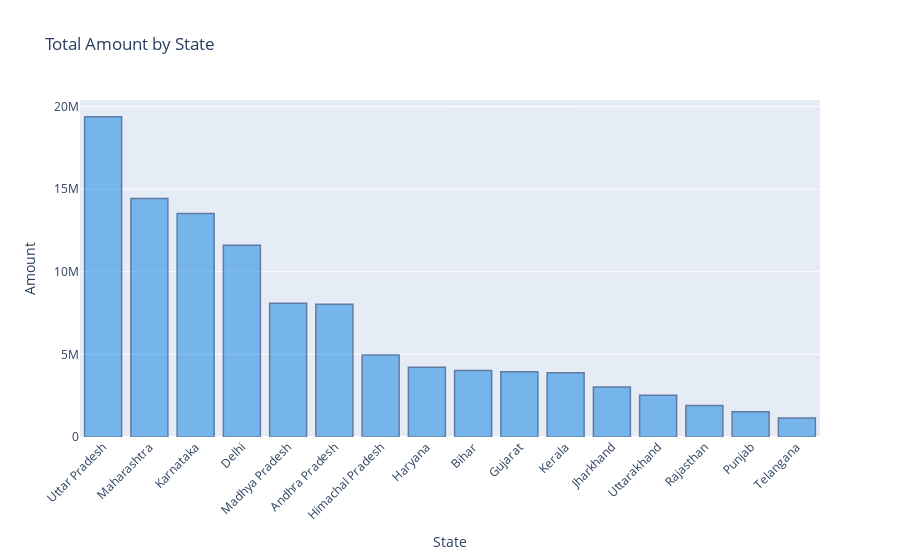

The notebook cell saved with this chart:
### Markdown cell above
# Interactive Graphs

### Code cell
data = df.groupby('State', as_index=False)['Amount'].sum().sort_values(by='Amount', ascending=False)

# Define a custom color palette
colors = px.colors.qualitative.Dark24

fig = px.bar(data, x='State', y='Amount', title='Total Amount by State', color_discrete_sequence=colors)
fig.update_traces(marker_line_color='rgb(8,48,107)', marker_line_width=1.5, opacity=0.6)
fig.update_layout(xaxis_tickangle=-45, xaxis_title='State', yaxis_title='Amount')
fig.show()

### Figure 1 — Plotly figure (JSON) as saved in the notebook; plotly's stock layout.template omitted (floating-point values rounded to 4 significant figures)
{"data": [{"alignmentgroup": "True", "hovertemplate": "State=%{x}<br>Amount=%{y}<extra></extra>", "legendgroup": "", "marker": {"color": "#2E91E5", "line": {"color": "rgb(8,48,107)", "width": 1.5}, "pattern": {"shape": ""}}, "name": "", "offsetgroup": "", "opacity": 0.6, "orientation": "v", "showlegend": false, "textposition": "auto", "type": "bar", "x": ["Uttar Pradesh", "Maharashtra", "Karnataka", "Delhi", "Madhya Pradesh", "Andhra Pradesh", "Himachal Pradesh", "Haryana", "Bihar", "Gujarat", "Kerala", "Jharkhand", "Uttarakhand", "Rajasthan", "Punjab", "Telangana"], "xaxis": "x", "y": [19374968, 14427543, 13523540, 11600000.0, 8101142, 8037000.0, 4963368, 4220175, 4022757, 3946082, 3894000.0, 3026456, 2520944, 1909409, 1525800, 1151490], "yaxis": "y"}], "layout": {"barmode": "relative", "legend": {"tracegroupgap": 0}, "title": {"text": "Total Amount by State"}, "xaxis": {"anchor": "y", "domain": [0, 1], "tickangle": -45, "title": {"text": "State"}}, "yaxis": {"anchor": "x", "domain": [0, 1], "title": {"text": "Amount"}}}}
